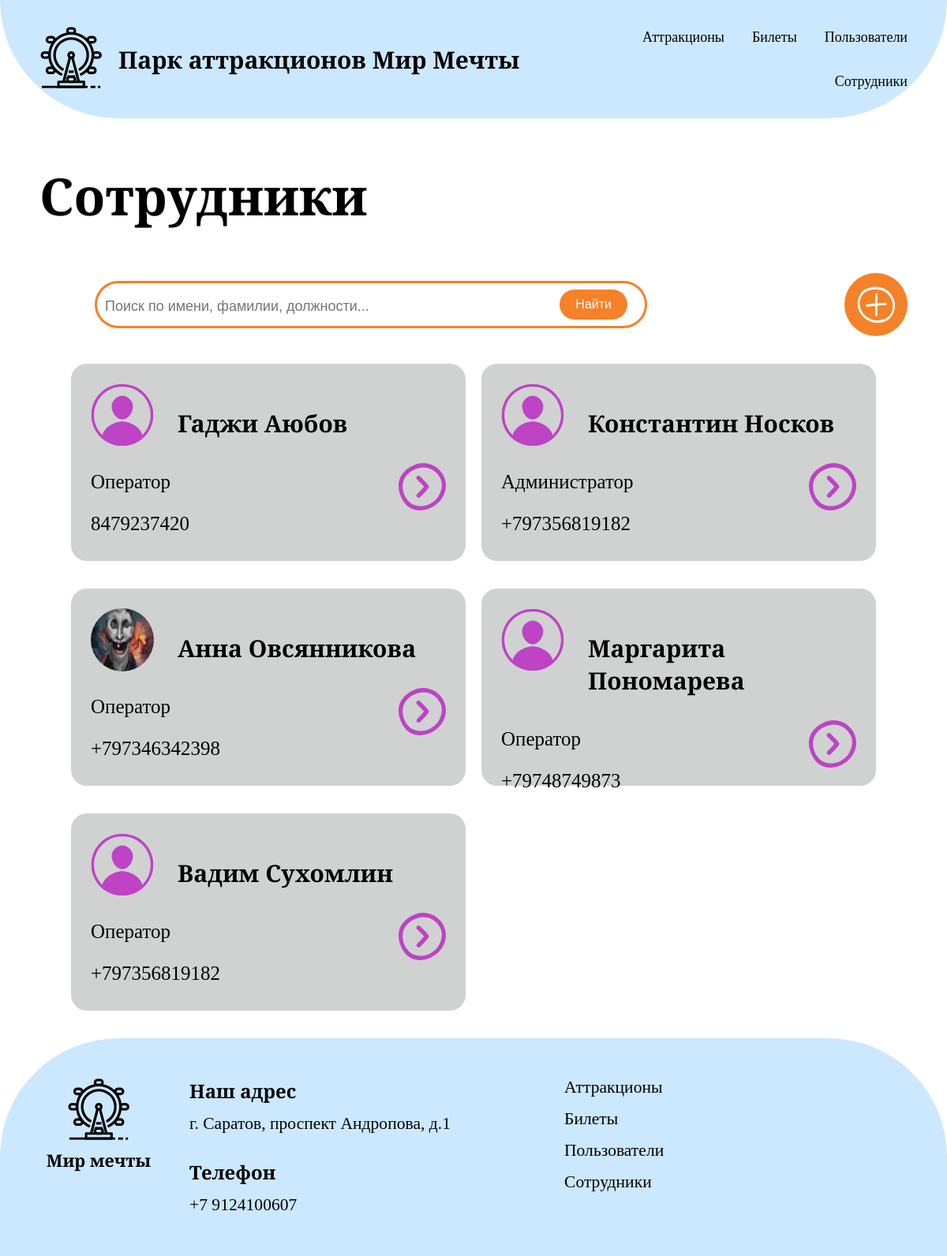
Page /staff/ on the committed database.
### first_app/models.py (models this page shows, shortened)
class Staff(models.Model):
    POSITION_CHOICES = [
        ('operator', 'Оператор'),
        ('administrator', 'Администратор'),
    ]
    name = models.CharField('Имя', max_length=50)
    surname = models.CharField('Фамилия', max_length=50)
    position = models.CharField('Должность', max_length=50, choices=POSITION_CHOICES)
    phone_number = models.CharField('Номер телефона', max_length=20)
    passport = models.CharField('Паспорт', max_length=13, unique=True)
    photo = models.ImageField('Фотография сотрудника', upload_to='staff_photos/', null=True, blank=True)
    class Meta:
        verbose_name = "Сотрудник"
        verbose_name_plural = "Сотрудники"
        ordering = ["surname", "name"]
        indexes = [
            models.Index(fields=["position"])
        ]

### first_app/views.py (the view, shortened to what this page needs)
# urls.py: path('staff/', staff, name='staff'),
def staff(request):
    query = request.GET.get('query', '').strip()
    all_staff = Staff.objects.all().order_by('surname', 'name')
    recent_searches = get_recent_searches(request, 'staff')
    return render(request, 'staff.html', {
        'staff_list': all_staff,
        'search_query': query,
        'recent_searches': recent_searches
    })

### first_app/views.py (called while the page is built)
def get_recent_searches(request, search_type, limit=5):
    search_history = request.session.get('search_history', {})
    return search_history.get(search_type, [])[:limit]

### first_app/templates/staff.html (shortened to what this page needs)
{% extends "base.html" %}
{% load static %}
{%block main%}
<div class="container">
    <section class="page-search">
        <h1 class="page-title">Сотрудники</h1>
        <form class="search" action="{% url 'staff' %}" method="get" id="search-form">
            <div class="search-container">
                <div class="search-input-wrapper">
                    <input class="search-input" type="text" name="query" value="{{ search_query }}" placeholder="Поиск по имени, фамилии, должности..." autocomplete="off"
                           id="search-input"
                           onfocus="document.getElementById('search-history').style.display='block'">
                </div>
                <button type="submit" class="search-button">Найти</button>
            </div>
            <img src="{% static 'images/add.svg' %}" alt="добавить" class="add">
        </form>
    </section>
    <section class="users-menu">
        {% for staff_member in staff_list %}
        <div class="user-card">
            <div class="user-header">
                {% if staff_member.photo %}
                <img src="{{ staff_member.photo.url }}" alt="фото сотрудника {{ staff_member.name }}" class="profile-img">
                {% else %}
                <img src="{% static 'images/profile.co.svg' %}" alt="фото профиля" class="profile-img">
                {% endif %}
                <h3 class="user-name">{{ staff_member.name }} {{ staff_member.surname }}</h3>
            </div>
            <div class="erl">
                <div class="user-info">
                    <p class="email">{{ staff_member.get_position_display }}</p>
                    <p class="regist">{{ staff_member.phone_number }}</p>
                </div>
                <img src="{% static 'images/podrobnee.svg' %}" alt="Подробнее" class="podrobnee">
            </div>
        </div>
        {% endfor %}
    </section>
</div>
{%endblock%}

### first_app/static/css/style.css (style rules this page uses)
* { box-sizing: border-box; }
.container { max-width: 95%; margin: 0 auto; padding: 0 20px; }
html, body { font-family: "Cormorant Infant", serif; margin: 0; padding: 0; }
body { display: flex; flex-direction: column; min-height: 100vh; }
.page-title { font-size: 65px; }
.search { display: flex; justify-content: space-between; align-items: center; margin-bottom: 30px; }
.search-container { position: relative; display: inline-block; width: 750px; transition: all 0.5s; }
.page-search { margin-bottom: 35px; }
.search-input { color: #F58128; margin: 0 10px 0 70px; padding: 10px 100px 10px 15px; height: 60px; width: 700px; font-size: 25px; border-radius: 50px; border: 3px solid #F58128; outline: none; padding-left: 10px; caret-color: #F58128; box-sizing: border-box; white-space: nowrap; overflow: hidden; text-overflow: ellipsis; }
.search-button { position: absolute; right: 5px; top: 50%; transform: translateY(-50%); background-color: #F58128; color: white; border: none; padding: 10px 20px; border-radius: 50px; cursor: pointer; font-size: 16px; z-index: 2; }
.add { height: 80px; width: 80px; }
.user-card { background-color: #D0D1D1; height: 250px; width: 500px; border-radius: 20px; padding: 25px; margin: 0px auto 35px auto; }
.user-header { display: flex; }
.profile-img { margin-right: 30px }
.user-name { font-size: 30px; }
.user-info { font-size: 25px; }
.erl { display: flex; justify-content: space-between; }
.podrobnee { height: 60px; width: 60px; }
.email { margin-top: 10px; }
.regist { margin-top: 10px; }
.users-menu { flex-wrap: wrap; gap: 0 20px; display: grid; grid-template-columns: repeat(auto-fill, 500px); gap: 0 20px; justify-content: center; align-items: flex-start; }
.profile-img { width: 80px; height: 80px; border-radius: 50px; }
::placeholder { font-size: 18px; }
.search-input-wrapper { position: relative; display: inline-block; width: 85%; }

### rows in the picture
Staff: name "Гаджи", surname "Аюбов", position "Оператор", phone_number "8479237420"
Staff: name "Константин", surname "Носков", position "Администратор", phone_number "+797356819182"
Staff: photo (picture), name "Анна", surname "Овсянникова", position "Оператор", phone_number "+797346342398"
Staff: name "Маргарита", surname "Пономарева", position "Оператор", phone_number "+79748749873"
Staff: name "Вадим", surname "Сухомлин", position "Оператор", phone_number "+797356819182"
